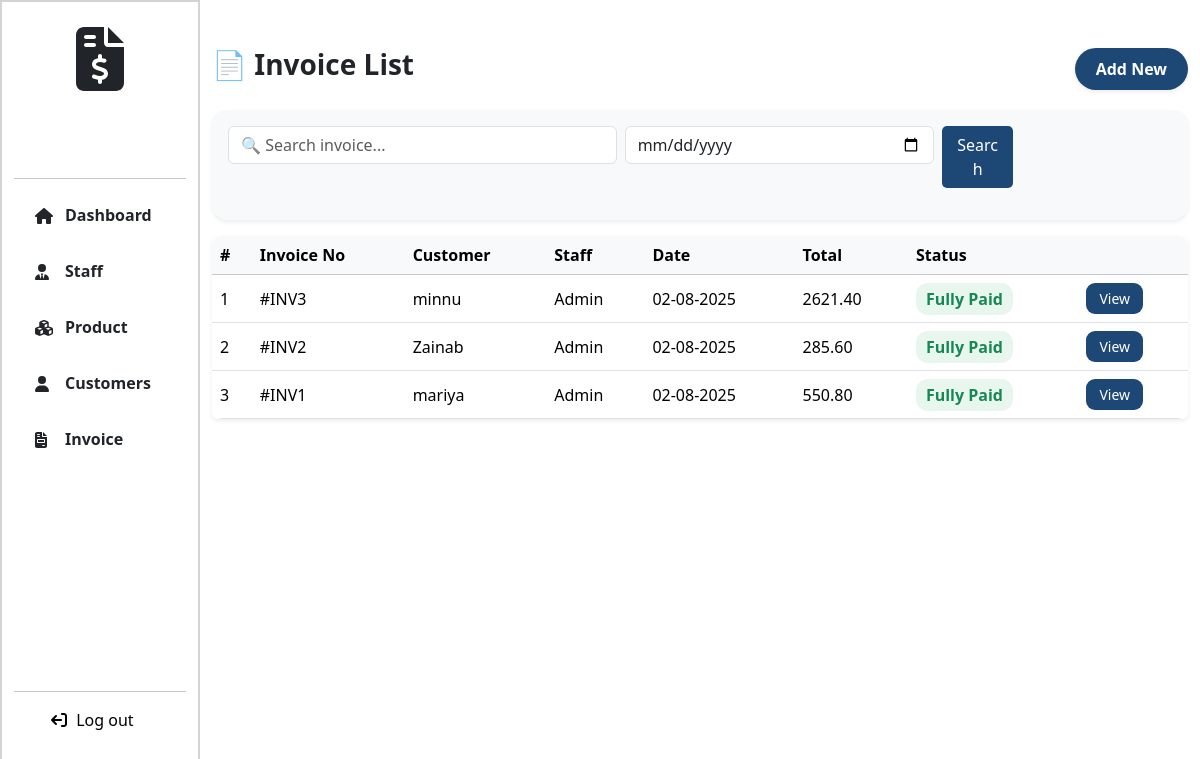
The app's page /invoices (signed in), older data.
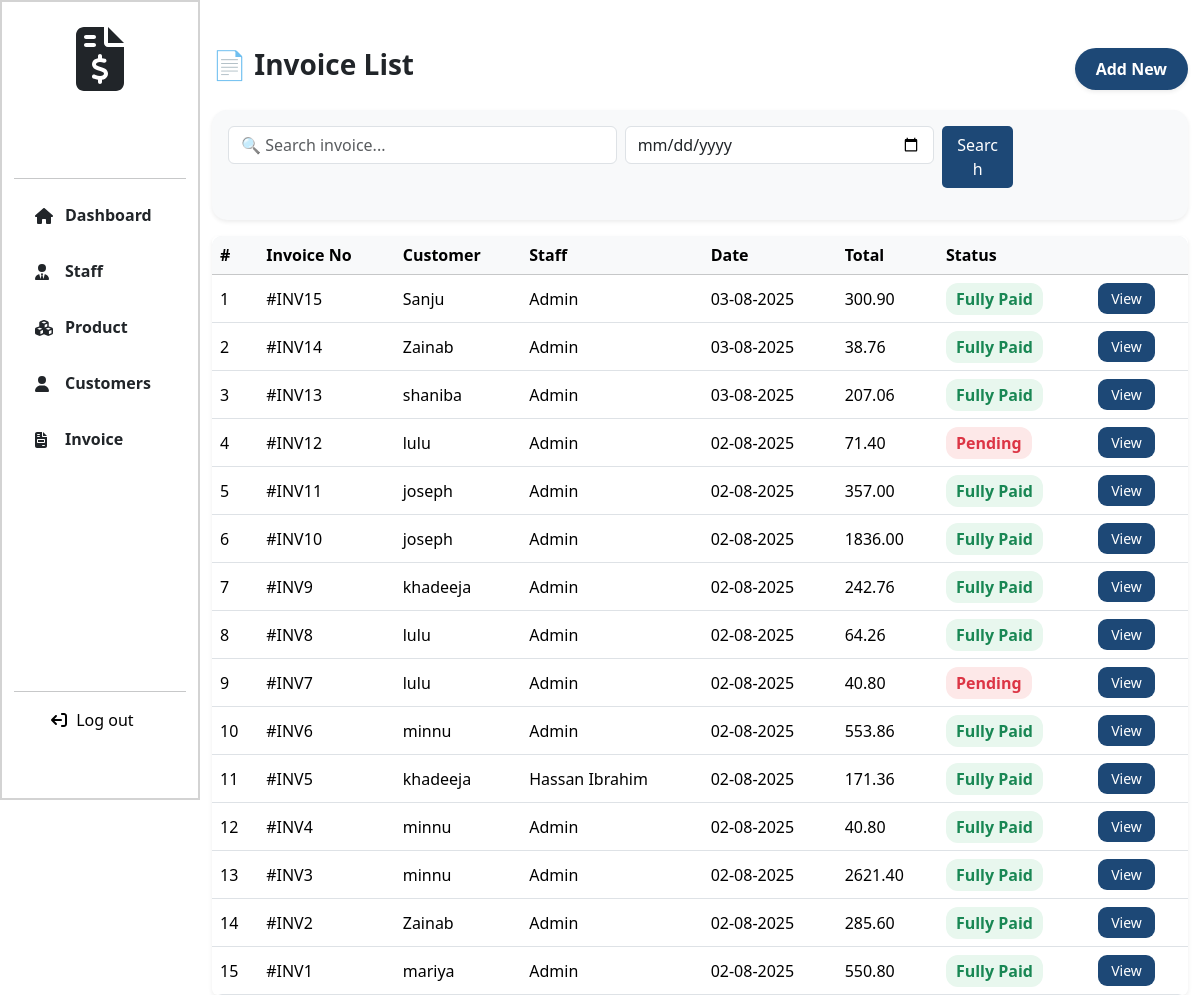
The same page, newer data.
### Billing_App/models.py (models this page shows, shortened)
class Invoice(models.Model):
    customer = models.ForeignKey(Customer, on_delete=models.CASCADE)
    staff = models.ForeignKey(User, on_delete=models.CASCADE)
    date = models.DateTimeField(auto_now_add=True)
    gst_percentage = models.IntegerField(default=2)
    gst = models.DecimalField(max_digits=5, decimal_places=2, default=0.00)
    total = models.DecimalField(max_digits=15, decimal_places=2, default=0)
    grand_total = models.DecimalField(max_digits=15, default=0, decimal_places=2)
    amount_paid = models.DecimalField(max_digits=10, decimal_places=2, default=0.00)
    amount_due = models.DecimalField(max_digits=10, decimal_places=2, default=0.00)

class Customer(models.Model):
    fullname = models.CharField(max_length=255)
    phone=models.IntegerField(unique=True)
    address = models.TextField()
    wallet = models.DecimalField(max_digits=10, decimal_places=2, default=Decimal('0.00'))
    credit_limit = models.DecimalField(max_digits=10, decimal_places=2, default=Decimal('1000.00'))

### Billing_App/views.py (the view)
# urls.py: path('invoices', views.invoices, name="invoices"),
@login_required
def invoices(request):
    if 'phone' in request.session:
      del request.session['phone']
    if request.method == "GET":
      search = request.GET.get("search")
      date = request.GET.get("date")
      invoices = Invoice.objects.all().order_by('-id')
      if search:
        invoices = Invoice.objects.filter(
          Q(customer__fullname__icontains=search) | Q(id__icontains=search) | Q(grand_total__icontains=search))
      elif date:
        invoices = Invoice.objects.filter(date__date=date)
      else:
        invoices = Invoice.objects.all().order_by('-id')
    return render(request, "invoices.html", locals())

### templates/invoices.html (shortened to what this page needs)
{% extends 'navbar.html' %}
{% load static %}
{% block link %}
<link rel="stylesheet" href="https://cdn.jsdelivr.net/npm/bootstrap@5.3.2/dist/css/bootstrap.min.css">
<link rel="stylesheet" href="{% static 'css/invoice.css' %}">
{% endblock %}
{% block content %}
<div class="col-lg-10 col-md-9 col-sm-9 page-col">
    <div class="invoice-header">
        <h3 class="fw-bold">📄 Invoice List</h3>
        <a href="{% url 'create_invoice' %}" class="btn btn-new-bill shadow-sm">Add New</a>
    </div>
    <div class="card shadow-sm border-0 p-3 mb-3 search-card">
        <form action="{% url 'invoices' %}" method="get" class="row g-2">
            <div class="col-md-5">
                <input type="text" class="form-control" name="search" placeholder="🔍 Search invoice..." autocomplete="off">
            </div>
            <div class="col-md-4">
                <input type="date" name="date" class="form-control">
            </div>
            <div class="col-md-3 d-grid">
                <button type="submit" class="btn " style="border-radius:5px; background-color:#1d4876; color: white; width: 31%;">Search</button>
            </div>
        </form>
    </div>
    {% if invoices %}
    <div class="card shadow-sm border-0">
        <div class="table-responsive">
            <table class="table table-hover align-middle mb-0">
                <thead class="table-light">
                    <tr>
                        <th>#</th>
                        <th>Invoice No</th>
                        <th>Customer</th>
                        <th>Staff</th>
                        <th>Date</th>
                        <th>Total</th>
                        <th>Status</th>
                        <th></th>
                    </tr>
                </thead>
                <tbody>
                    {% for invoice in invoices %}
                    <tr>
                        <td>{{ forloop.counter }}</td>
                        <td>#INV{{ invoice.id }}</td>
                        <td>{{ invoice.customer.fullname }}</td>
                        <td>{% if not invoice.staff.first_name %}Admin{% else %}{{ invoice.staff.first_name }} {{ invoice.staff.last_name }}{% endif %}</td>
                        <td>{{ invoice.date|date:"d-m-Y" }}</td>
                        <td>{{ invoice.grand_total }}</td>
                        <td>
                            {% if invoice.amount_paid >= invoice.grand_total %}
                                <span class="text-success fw-bold">Fully Paid</span>
                            {% else %}
                                <span class="text-danger fw-bold">Pending</span>
                            {% endif %}
                        </td>
                        <td><a href="{% url 'invoice_view' invoice.id %}" class="btn btn-product">View</a></td>
                    </tr>
                    {% endfor %}
                </tbody>
            </table>
        </div>
    </div>
    {% else %}
    <div class="alert alert-warning text-center mt-4 rounded-pill shadow-sm">
        🚫 No Invoice Found!
    </div>
    {% endif %}
</div>
{% endblock %}

Row changes from the older to the newer data that the page shows:
added Invoice: id "15", customer.fullname "Sanju", shows "Admin", date "03-08-2025", grand_total "300.90", amount_paid "Fully Paid"
added Invoice: id "14", customer.fullname "Zainab", shows "Admin", date "03-08-2025", grand_total "38.76", amount_paid "Fully Paid"
added Invoice: id "13", customer.fullname "shaniba", shows "Admin", date "03-08-2025", grand_total "207.06", amount_paid "Fully Paid"
added Invoice: id "12", customer.fullname "lulu", shows "Admin", date "02-08-2025", grand_total "71.40", amount_paid "Pending"
added Invoice: id "11", customer.fullname "joseph", shows "Admin", date "02-08-2025", grand_total "357.00", amount_paid "Fully Paid"
added Invoice: id "10", customer.fullname "joseph", shows "Admin", date "02-08-2025", grand_total "1836.00", amount_paid "Fully Paid"
added Invoice: id "9", customer.fullname "khadeeja", shows "Admin", date "02-08-2025", grand_total "242.76", amount_paid "Fully Paid"
added Invoice: id "8", customer.fullname "lulu", shows "Admin", date "02-08-2025", grand_total "64.26", amount_paid "Fully Paid"
added Invoice: id "7", customer.fullname "lulu", shows "Admin", date "02-08-2025", grand_total "40.80", amount_paid "Pending"
added Invoice: id "6", customer.fullname "minnu", shows "Admin", date "02-08-2025", grand_total "553.86", amount_paid "Fully Paid"
added Invoice: id "5", customer.fullname "khadeeja", staff.first_name "Hassan", staff.last_name "Ibrahim", date "02-08-2025", grand_total "171.36", amount_paid "Fully Paid"
added Invoice: id "4", customer.fullname "minnu", shows "Admin", date "02-08-2025", grand_total "40.80", amount_paid "Fully Paid"
